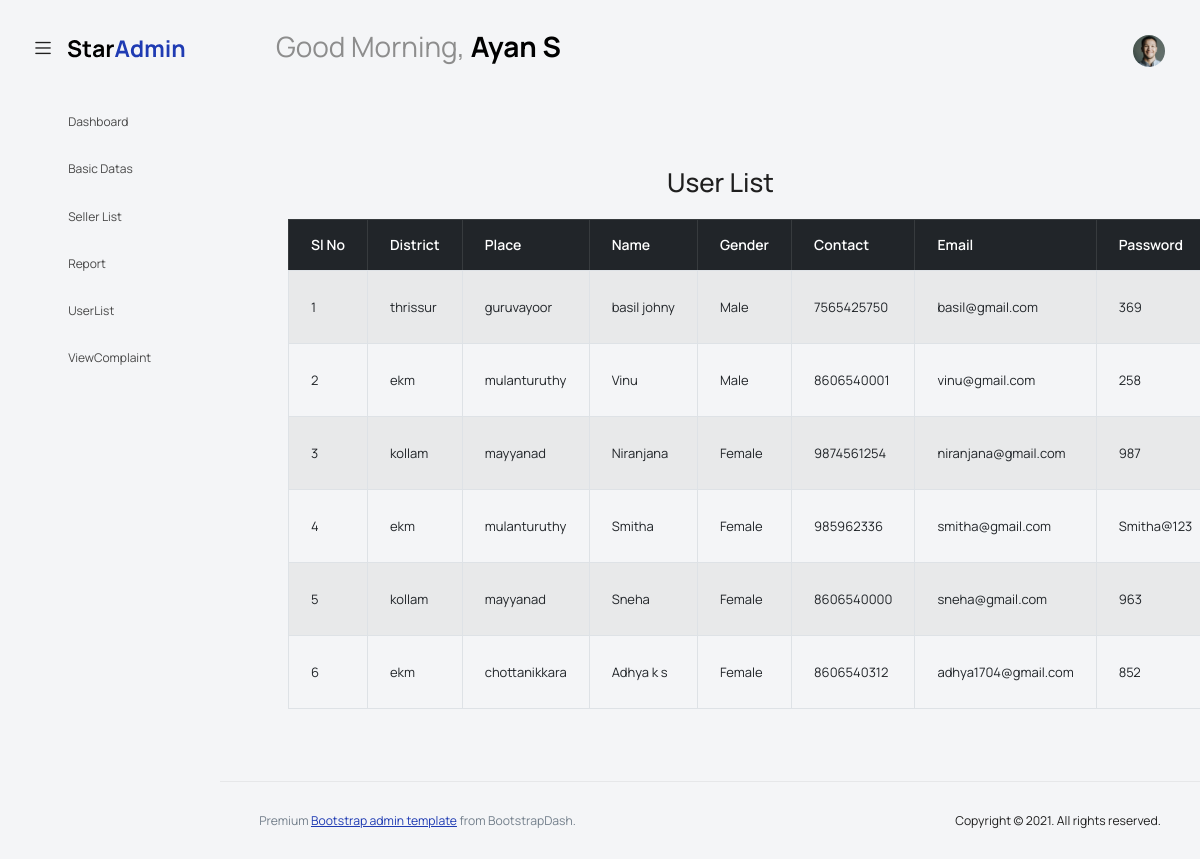
/Project/Admin/UserList.php (signed in), run on the app's committed database.
### tables this page shows
CREATE TABLE `tbl_user` (
  `user_id` int(11) NOT NULL,
  `user_name` varchar(100) NOT NULL,
  `user_gender` varchar(100) NOT NULL,
  `user_contact` varchar(60) NOT NULL,
  `user_email` varchar(100) NOT NULL,
  `user_password` varchar(100) NOT NULL,
  `user_photo` varchar(500) NOT NULL,
  `user_proof` varchar(500) NOT NULL,
  `place_id` int(11) NOT NULL,
  `district_id` int(11) NOT NULL,
  `user_address` varchar(100) NOT NULL
);

CREATE TABLE `tbl_district` (
  `district_id` int(11) NOT NULL,
  `district_name` varchar(60) NOT NULL
);

CREATE TABLE `tbl_place` (
  `place_id` int(11) NOT NULL,
  `place_name` varchar(60) NOT NULL,
  `place_pincode` int(11) NOT NULL,
  `district_id` int(11) NOT NULL
);

### Project/Admin/UserList.php (the view, shortened to what this page needs)
<?php
include("../Assets/Connection/Connection.php");
include("Head.php");
?><!DOCTYPE html PUBLIC "-//W3C//DTD XHTML 1.0 Transitional//EN" "http://www.w3.org/TR/xhtml1/DTD/xhtml1-transitional.dtd">
<html xmlns="http://www.w3.org/1999/xhtml">
<head>
</head>
<div class="container my-5">
    <h2 class="text-center mb-4">User List</h2>
    <form id="form1" name="form1" method="post" action="">
        <table class="table table-bordered table-hover table-striped">
            <thead class="table-dark">
                <tr>
                    <th scope="col">Sl No</th>
                    <th scope="col">District</th>
                    <th scope="col">Place</th>
                    <th scope="col">Name</th>
                    <th scope="col">Gender</th>
                    <th scope="col">Contact</th>
                    <th scope="col">Email</th>
                    <th scope="col">Password</th>
                </tr>
            </thead>
            <tbody>
                <?php
                $selQry = "SELECT * FROM tbl_user n
                           INNER JOIN tbl_place p ON n.place_id=p.place_id
                           INNER JOIN tbl_district d ON p.district_id=d.district_id";
                $result = $con->query($selQry);
                $i = 0;
                while ($data = $result->fetch_assoc()) {
                    $i++;
                ?>
                    <tr>
                        <td><?php echo $i; ?></td>
                        <td><?php echo $data['district_name']; ?></td>
                        <td><?php echo $data['place_name']; ?></td>
                        <td><?php echo $data['user_name']; ?></td>
                        <td><?php echo $data['user_gender']; ?></td>
                        <td><?php echo $data['user_contact']; ?></td>
                        <td><?php echo $data['user_email']; ?></td>
                        <td><?php echo $data['user_password']; ?></td>
                    </tr>
                <?php
                }
                ?>
            </tbody>
        </table>
    </form>
</div>
</body>
</html>
<?php
include("Foot.php");
?>

### Project/Admin/Head.php (shortened to what this page needs)
<!DOCTYPE html>
<html lang="en">
<head>
  <link rel="stylesheet" href="../Assets/Templates/Admin/vendors/feather/feather.css">
  <link rel="stylesheet" href="../Assets/Templates/Admin/vendors/mdi/css/materialdesignicons.min.css">
  <link rel="stylesheet" href="../Assets/Templates/Admin/vendors/ti-icons/css/themify-icons.css">
  <link rel="stylesheet" href="../Assets/Templates/Admin/vendors/typicons/typicons.css">
  <link rel="stylesheet" href="../Assets/Templates/Admin/vendors/simple-line-icons/css/simple-line-icons.css">
  <link rel="stylesheet" href="../Assets/Templates/Admin/vendors/css/vendor.bundle.base.css">
  <link rel="stylesheet" href="../Assets/Templates/Admin/vendors/datatables.net-bs4/dataTables.bootstrap4.css">
  <link rel="stylesheet" href="../Assets/Templates/Admin/js/select.dataTables.min.css">
  <link rel="stylesheet" href="../Assets/Templates/Admin/css/vertical-layout-light/style.css">
</head>
<?php
include("../Assets/Connection/Connection.php");
$sel = "select * from tbl_admin where admin_id=".$_SESSION["aid"];
$res = $con->query($sel);
$data = $res->fetch_assoc();
?>
<body>
  <div class="container-scroller">
    <nav class="navbar default-layout col-lg-12 col-12 p-0 fixed-top d-flex align-items-top flex-row">
      <div class="text-center navbar-brand-wrapper d-flex align-items-center justify-content-start">
        <div class="me-3">
          <button class="navbar-toggler navbar-toggler align-self-center" type="button" data-bs-toggle="minimize">
            <span class="icon-menu"></span>
          </button>
        </div>
        <div>
          <a class="navbar-brand brand-logo" href="../Assets/Templates/Admin/index.html">
            <img src="../Assets/Templates/Admin/images/logo.svg" alt="logo" />
          </a>
        </div>
      </div>
      <div class="navbar-menu-wrapper d-flex align-items-top">
        <ul class="navbar-nav">
          <li class="nav-item font-weight-semibold d-none d-lg-block ms-0">
            <h1 class="welcome-text">Good Morning, <span class="text-black fw-bold"><?php echo $data["admin_name"]; ?></span></h1>
          </li>
        </ul>
        <ul class="navbar-nav ms-auto">
          <li class="nav-item dropdown d-none d-lg-block user-dropdown">
            <a class="nav-link" id="UserDropdown" href="#" data-bs-toggle="dropdown" aria-expanded="false">
              <img class="img-xs rounded-circle" src="../Assets/Templates/Admin/images/faces/face8.jpg" alt="Profile image"> </a>
          </li>
        </ul>
      </div>
    </nav>
    <div class="container-fluid page-body-wrapper">
      <nav class="sidebar sidebar-offcanvas" id="sidebar">
        <ul class="nav">
          <li class="nav-item">
            <a class="nav-link" href="HomePage.php">
              <i class="mdi mdi-grid-large menu-icon"></i>
              <span class="menu-title">Dashboard</span>
            </a>
          </li>
          <li class="nav-item">
            <a class="nav-link" data-bs-toggle="collapse" href="#ui-basic" aria-expanded="false" aria-controls="ui-basic">
              <i class="menu-icon mdi mdi-floor-plan"></i>
              <span class="menu-title">Basic Datas</span>
              <i class="menu-arrow"></i>
            </a>
          </li>
          <li class="nav-item">
            <a class="nav-link" data-bs-toggle="collapse" href="#seller" aria-expanded="false" aria-controls="seller">
              <i class="menu-icon mdi mdi-floor-plan"></i>
              <span class="menu-title">Seller List</span>
              <i class="menu-arrow"></i>
            </a>
          </li>
          <li class="nav-item">
            <a class="nav-link" href="SellerSalesPieChart.php">
              <i class="mdi mdi-grid-large menu-icon"></i>
              <span class="menu-title">Report</span>
            </a>
          </li>
          <li class="nav-item">
            <a class="nav-link" href="UserList.php">
              <i class="mdi mdi-grid-large menu-icon"></i>
              <span class="menu-title">UserList</span>
            </a>
          </li>
          <li class="nav-item">
            <a class="nav-link" href="ViewComplaint.php">
              <i class="mdi mdi-grid-large menu-icon"></i>
              <span class="menu-title">ViewComplaint</span>
            </a>
          </li>
        </ul>
      </nav>
      <div class="main-panel">
        <div class="content-wrapper">

### data on the page
tbl_user: district.district_name "thrissur", place.place_name "guruvayoor", user_name "basil johny", user_gender "Male", user_contact "7565425750", user_email "basil@gmail.com", user_password "369"
tbl_user: district.district_name "ekm", place.place_name "mulanturuthy", user_name "Vinu", user_gender "Male", user_contact "8606540001", user_email "vinu@gmail.com", user_password "258"
tbl_user: district.district_name "kollam", place.place_name "mayyanad", user_name "Niranjana", user_gender "Female", user_contact "9874561254", user_email "niranjana@gmail.com", user_password "987"
tbl_user: district.district_name "ekm", place.place_name "mulanturuthy", user_name "Smitha", user_gender "Female", user_contact "985962336", user_email "smitha@gmail.com", user_password "Smitha@123"
tbl_user: district.district_name "kollam", place.place_name "mayyanad", user_name "Sneha", user_gender "Female", user_contact "8606540000", user_email "sneha@gmail.com", user_password "963"
tbl_user: district.district_name "ekm", place.place_name "chottanikkara", user_name "Adhya k s", user_gender "Female", user_contact "8606540312", user_email "adhya1704@gmail.com", user_password "852"

### other printed values
$data["admin_name"] "Ayan S"
